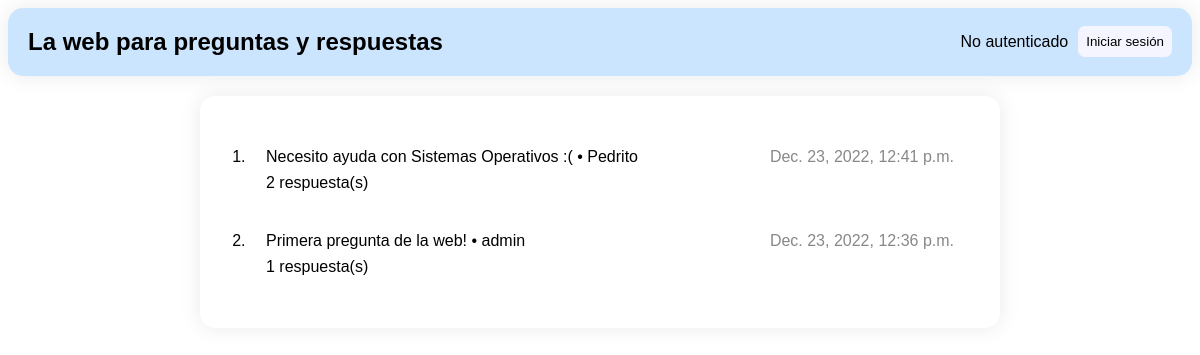
Screenshot of /preguntas/ with the database file from the repository.
### preguntas/models.py (models this page shows, shortened)
class Pregunta(models.Model):
    id = models.BigAutoField(primary_key=True)
    titulo = models.CharField(max_length=250)
    texto = models.CharField(max_length=5000)
    fecha = models.DateTimeField(auto_now_add=True)
    autor = models.ForeignKey(settings.AUTH_USER_MODEL, on_delete=models.CASCADE)
    def getRespuestas(self):
        return Respuesta.objects.filter(pregunta=self)
    def nRespuestas(self):
        return len(self.getRespuestas())

### preguntas/views.py (the view)
# urls.py: path('', views.index, name='index'),
@require_http_methods(['GET', 'POST'])
def index(request):
    if request.method == 'POST':
        return postPregunta(request)
    preguntas = Pregunta.objects.order_by('-fecha')
    pregForm = PreguntaForm()
    return render(request, 'preguntas/index.html', {'preguntas': preguntas, 'pregunta_form': pregForm})

### preguntas/templates/preguntas/index.html (shortened to what this page needs)
{% extends 'preguntas/base.html' %}
{% block content %}
{% if not preguntas %}
    <h3 class="no-preguntas">Todavía no hay preguntas</h3>
{% else %}
    <ol>
        {% for p in preguntas %}
            <li class="pregunta">
                <a href="{% url 'preguntas:preguntaN' N=p.pk %}">
                    <div class="pregunta-heading">
                        <div class="titulo-autor">{{ p.titulo }} • {{ p.autor }}</div>
                        <div class="fecha">{{ p.fecha }}</div>
                    </div>
                    <div>{{ p.nRespuestas }} respuesta(s)</div>
                </a>
            </li>
        {% endfor %}
    </ol>
{% endif %}
{% endblock %}

### preguntas/static/style.css (style rules this page uses)
*, *::after, *::before { box-sizing: border-box; font-family: Arial, Helvetica, sans-serif; }
body { display: flex; flex-direction: column; align-items: center; }
ol { padding-left: 20px; }
.pregunta { margin-bottom: 0.5em; padding: 1em; border-radius: 12px; }
.pregunta > a { text-decoration: none; color: black; }
.pregunta-heading { display: flex; margin-bottom: 0.5em; }
.titulo-autor { min-width: max-content; }
.fecha { width: 100%; color: #888888; display: flex; justify-content: flex-end; align-items: center; }

### rows the page displays
Pregunta: titulo "Necesito ayuda con Sistemas Operativos :(", autor "Pedrito", fecha "Dec. 23, 2022, 12:41 p.m.", nRespuestas "2"
Pregunta: titulo "Primera pregunta de la web!", autor "admin", fecha "Dec. 23, 2022, 12:36 p.m.", nRespuestas "1"
